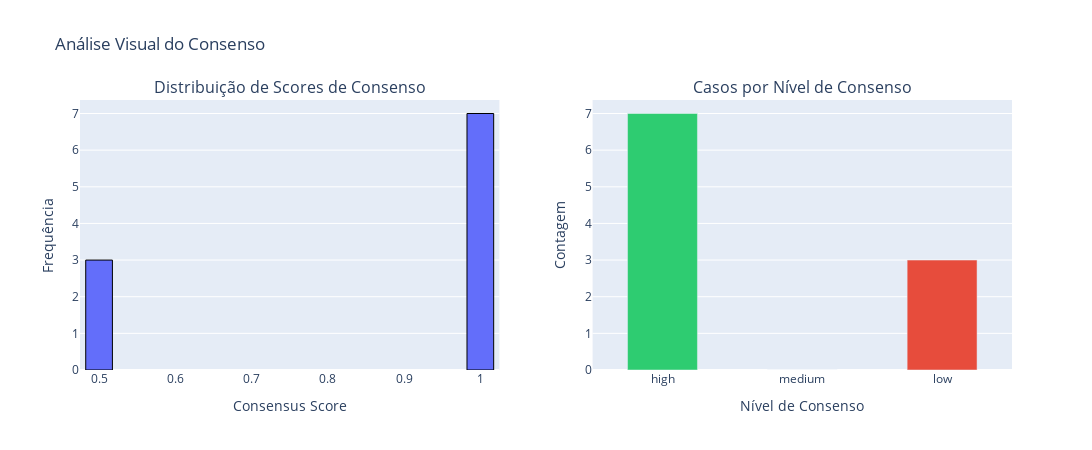

This figure's notebook cell:
### Code cell
visualizer.plot_score_and_levels(
    df_with_consensus=df_with_consensus,
    levels=levels
)

### Figure 1 — Plotly figure (JSON) as saved in the notebook; plotly's stock layout.template omitted (floating-point values rounded to 4 significant figures)
{"data": [{"marker": {"line": {"color": "black", "width": 1}}, "name": "Consensus Score", "nbinsx": 20, "type": "histogram", "x": [1, 1, 1, 0.5, 1, 0.5, 1, 1, 1, 0.5], "xaxis": "x", "yaxis": "y"}, {"marker": {"color": ["#2ECC71", "#F5B041", "#E74C3C"]}, "type": "bar", "width": 0.5, "x": ["high", "medium", "low"], "xaxis": "x2", "y": [7, 0, 3], "yaxis": "y2"}], "layout": {"annotations": [{"font": {"size": 16}, "showarrow": false, "text": "Distribuição de Scores de Consenso", "x": 0.225, "xanchor": "center", "xref": "paper", "y": 1, "yanchor": "bottom", "yref": "paper"}, {"font": {"size": 16}, "showarrow": false, "text": "Casos por Nível de Consenso", "x": 0.775, "xanchor": "center", "xref": "paper", "y": 1, "yanchor": "bottom", "yref": "paper"}], "bargap": 0.3, "height": 450, "showlegend": false, "title": {"text": "Análise Visual do Consenso"}, "width": 1100, "xaxis": {"anchor": "y", "domain": [0, 0.45], "title": {"text": "Consensus Score"}}, "xaxis2": {"anchor": "y2", "domain": [0.55, 1], "title": {"text": "Nível de Consenso"}}, "yaxis": {"anchor": "x", "domain": [0, 1], "title": {"text": "Frequência"}}, "yaxis2": {"anchor": "x2", "domain": [0, 1], "title": {"text": "Contagem"}}}}
